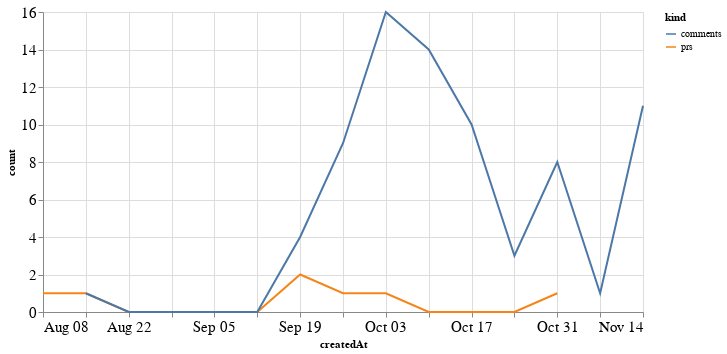

The cell this chart's notebook holds for it:
### Code cell
alt.Chart(total_time, width=600).mark_line().encode(
    x='createdAt',
    y='count',
    color='kind'
)

### Figure 1 — Vega-Lite specification as saved in the notebook (floating-point values rounded to 4 significant figures)
{"config": {"axisLeft": {"labelFontSize": 15}, "axisBottom": {"labelFontSize": 15}}, "data": {"name": "data-a76e1cb52b52da6103f42ed88a376708"}, "mark": "line", "encoding": {"color": {"type": "nominal", "field": "kind"}, "x": {"type": "temporal", "field": "createdAt"}, "y": {"type": "quantitative", "field": "count"}}, "width": 600, "$schema": "https://vega.github.io/schema/vega-lite/v4.8.1.json", "datasets": {"data-a76e1cb52b52da6103f42ed88a376708": [{"createdAt": "2021-08-08T00:00:00", "kind": "prs", "count": 1.0}, {"createdAt": "2021-08-15T00:00:00", "kind": "prs", "count": 1.0}, {"createdAt": "2021-08-22T00:00:00", "kind": "prs", "count": 0.0}, {"createdAt": "2021-08-29T00:00:00", "kind": "prs", "count": 0.0}, {"createdAt": "2021-09-05T00:00:00", "kind": "prs", "count": 0.0}, {"createdAt": "2021-09-12T00:00:00", "kind": "prs", "count": 0.0}, {"createdAt": "2021-09-19T00:00:00", "kind": "prs", "count": 2.0}, {"createdAt": "2021-09-26T00:00:00", "kind": "prs", "count": 1.0}, {"createdAt": "2021-10-03T00:00:00", "kind": "prs", "count": 1.0}, {"createdAt": "2021-10-10T00:00:00", "kind": "prs", "count": 0.0}, {"createdAt": "2021-10-17T00:00:00", "kind": "prs", "count": 0.0}, {"createdAt": "2021-10-24T00:00:00", "kind": "prs", "count": 0.0}, {"createdAt": "2021-10-31T00:00:00", "kind": "prs", "count": 1.0}, {"createdAt": "2021-11-07T00:00:00", "kind": "prs", "count": null}, {"createdAt": "2021-11-14T00:00:00", "kind": "prs", "count": null}, {"createdAt": "2021-08-08T00:00:00", "kind": "comments", "count": null}, {"createdAt": "2021-08-15T00:00:00", "kind": "comments", "count": 1.0}, {"createdAt": "2021-08-22T00:00:00", "kind": "comments", "count": 0.0}, {"createdAt": "2021-08-29T00:00:00", "kind": "comments", "count": 0.0}, {"createdAt": "2021-09-05T00:00:00", "kind": "comments", "count": 0.0}, {"createdAt": "2021-09-12T00:00:00", "kind": "comments", "count": 0.0}, {"createdAt": "2021-09-19T00:00:00", "kind": "comments", "count": 4.0}, {"createdAt": "2021-09-26T00:00:00", "kind": "comments", "count": 9.0}, {"createdAt": "2021-10-03T00:00:00", "kind": "comments", "count": 16.0}, {"createdAt": "2021-10-10T00:00:00", "kind": "comments", "count": 14.0}, {"createdAt": "2021-10-17T00:00:00", "kind": "comments", "count": 10.0}, {"createdAt": "2021-10-24T00:00:00", "kind": "comments", "count": 3.0}, {"createdAt": "2021-10-31T00:00:00", "kind": "comments", "count": 8.0}, {"createdAt": "2021-11-07T00:00:00", "kind": "comments", "count": 1.0}, {"createdAt": "2021-11-14T00:00:00", "kind": "comments", "count": 11.0}]}}
